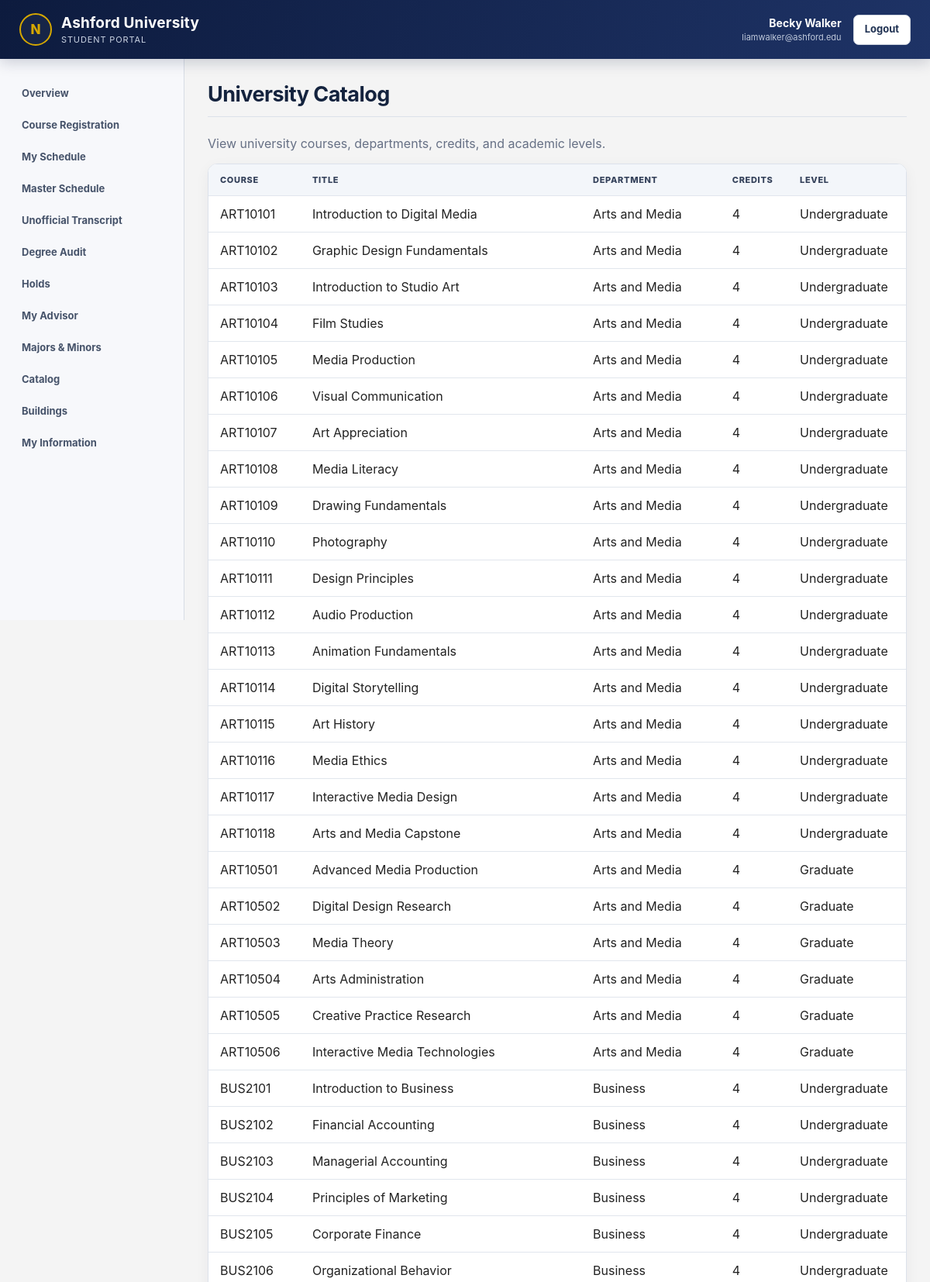
The app's page /student/catalog.php (signed in, upper part) with its own data.
### tables this page shows
CREATE TABLE `course` (
  `course_ID` int(11) NOT NULL,
  `dept_ID` int(11) NOT NULL,
  `course_Name` varchar(255) NOT NULL,
  `course_Credits` int(11) NOT NULL,
  `course_DSC` varchar(500) NOT NULL,
  `course_Type` enum('Undergraduate','Graduate') NOT NULL
);

CREATE TABLE `department` (
  `dept_ID` int(11) NOT NULL,
  `dept_Name` varchar(100) NOT NULL,
  `office_ID` int(11) NOT NULL,
  `Email` varchar(255) NOT NULL,
  `Phone_No` varchar(20) NOT NULL,
  `chair_ID` int(11) NOT NULL,
  `dept_Manager` varchar(100) NOT NULL
);

### includes/functions.php (called while the page is built, shortened)
<?php
function all_rows(
    PDO $pdo,
    string $sql,
    array $params = []
): array {
    $stmt = $pdo->prepare($sql);
    $stmt->execute();
    return $stmt->fetchAll();
}
?>

### includes/auth.php (called while the page is built, shortened)
<?php
function e($value): string
{
    return htmlspecialchars(
        (string) $value,
        ENT_QUOTES,
        'UTF-8'
    );
}
?>

### student/catalog.php (the view, shortened to what this page needs)
<?php
require_once '../config/database.php';
require_once '../includes/layout.php';
require_once '../includes/functions.php';
$sql = "SELECT
            Course.course_ID,
            CASE Department.dept_Name
                WHEN 'Computer Science' THEN CONCAT('CS', Course.course_ID)
                WHEN 'Business' THEN CONCAT('BUS', Course.course_ID)
                WHEN 'Mathematics' THEN CONCAT('MA', Course.course_ID)
                WHEN 'Natural Sciences' THEN CONCAT('NS', Course.course_ID)
                WHEN 'Engineering' THEN CONCAT('ENG', Course.course_ID)
                WHEN 'English' THEN CONCAT('ENGL', Course.course_ID)
                WHEN 'Social Sciences' THEN CONCAT('SS', Course.course_ID)
                WHEN 'Education' THEN CONCAT('ED', Course.course_ID)
                WHEN 'Health Sciences' THEN CONCAT('HS', Course.course_ID)
                WHEN 'Arts and Media' THEN CONCAT('ART', Course.course_ID)
                ELSE CONCAT(Department.dept_Name, Course.course_ID)
            END AS course_Key,
            Course.course_Name,
            Course.course_Credits,
            Course.course_Type,
            Department.dept_Name
        FROM Course
        JOIN Department
            ON Department.dept_ID = Course.dept_ID
        ORDER BY
            Department.dept_Name,
            Course.course_ID";
$courses = all_rows(
    $pdo,
    $sql
);
?>
<p class="muted">
    View university courses, departments, credits, and academic levels.
</p>
<div class="table-wrap">
    <table>
        <tr>
            <th>Course</th>
            <th>Title</th>
            <th>Department</th>
            <th>Credits</th>
            <th>Level</th>
        </tr>
        <?php foreach ($courses as $course): ?>
            <tr>
                <td>
                    <?= e($course['course_Key']) ?>
                </td>
                <td>
                    <?= e($course['course_Name']) ?>
                </td>
                <td>
                    <?= e($course['dept_Name']) ?>
                </td>
                <td>
                    <?= e($course['course_Credits']) ?>
                </td>
                <td>
                    <?= e($course['course_Type']) ?>
                </td>
            </tr>
        <?php endforeach; ?>
    </table>
</div>

### assets/css/style.css (style rules this page uses)
:root { --ashford-navy: #0d1b3e; --ashford-blue: #1e3366; --ashford-gold: #d6a800; --ashford-light: #f4f7fb; --ashford-text: #172238; --ashford-muted: #667085; --ashford-border: #dce2eb; }
* { box-sizing: border-box; }
body { margin: 0; font-family: Inter, Arial, Helvetica, sans-serif; background-color: #f4f4f4; color: #222; }
.muted { color: var(--ashford-muted); }
.table-wrap { overflow-x: auto; border: 1px solid #dce2eb; border-radius: 12px; background-color: white; box-shadow: 0 5px 18px rgba(25, 39, 66, 0.05); }
table { width: 100%; border-collapse: collapse; background-color: white; }
th, td { padding: 13px 15px; border-bottom: 1px solid #e1e6ed; text-align: left; vertical-align: middle; }
th { color: #34415a; background: #f3f6fa; font-size: 11px; font-weight: 800; letter-spacing: 0.06em; text-transform: uppercase; }

### records on screen
course: course_Key "ART10101", course_Name "Introduction to Digital Media", dept_ID.dept_Name "Arts and Media", course_Credits "4", course_Type "Undergraduate"
course: course_Key "ART10102", course_Name "Graphic Design Fundamentals", dept_ID.dept_Name "Arts and Media", course_Credits "4", course_Type "Undergraduate"
course: course_Key "ART10103", course_Name "Introduction to Studio Art", dept_ID.dept_Name "Arts and Media", course_Credits "4", course_Type "Undergraduate"
course: course_Key "ART10104", course_Name "Film Studies", dept_ID.dept_Name "Arts and Media", course_Credits "4", course_Type "Undergraduate"
course: course_Key "ART10105", course_Name "Media Production", dept_ID.dept_Name "Arts and Media", course_Credits "4", course_Type "Undergraduate"
course: course_Key "ART10106", course_Name "Visual Communication", dept_ID.dept_Name "Arts and Media", course_Credits "4", course_Type "Undergraduate"
course: course_Key "ART10107", course_Name "Art Appreciation", dept_ID.dept_Name "Arts and Media", course_Credits "4", course_Type "Undergraduate"
course: course_Key "ART10108", course_Name "Media Literacy", dept_ID.dept_Name "Arts and Media", course_Credits "4", course_Type "Undergraduate"
course: course_Key "ART10109", course_Name "Drawing Fundamentals", dept_ID.dept_Name "Arts and Media", course_Credits "4", course_Type "Undergraduate"
course: course_Key "ART10110", course_Name "Photography", dept_ID.dept_Name "Arts and Media", course_Credits "4", course_Type "Undergraduate"
course: course_Key "ART10111", course_Name "Design Principles", dept_ID.dept_Name "Arts and Media", course_Credits "4", course_Type "Undergraduate"
course: course_Key "ART10112", course_Name "Audio Production", dept_ID.dept_Name "Arts and Media", course_Credits "4", course_Type "Undergraduate"
course: course_Key "ART10113", course_Name "Animation Fundamentals", dept_ID.dept_Name "Arts and Media", course_Credits "4", course_Type "Undergraduate"
course: course_Key "ART10114", course_Name "Digital Storytelling", dept_ID.dept_Name "Arts and Media", course_Credits "4", course_Type "Undergraduate"
course: course_Key "ART10115", course_Name "Art History", dept_ID.dept_Name "Arts and Media", course_Credits "4", course_Type "Undergraduate"
course: course_Key "ART10116", course_Name "Media Ethics", dept_ID.dept_Name "Arts and Media", course_Credits "4", course_Type "Undergraduate"
course: course_Key "ART10117", course_Name "Interactive Media Design", dept_ID.dept_Name "Arts and Media", course_Credits "4", course_Type "Undergraduate"
course: course_Key "ART10118", course_Name "Arts and Media Capstone", dept_ID.dept_Name "Arts and Media", course_Credits "4", course_Type "Undergraduate"
course: course_Key "ART10501", course_Name "Advanced Media Production", dept_ID.dept_Name "Arts and Media", course_Credits "4", course_Type "Graduate"
course: course_Key "ART10502", course_Name "Digital Design Research", dept_ID.dept_Name "Arts and Media", course_Credits "4", course_Type "Graduate"
course: course_Key "ART10503", course_Name "Media Theory", dept_ID.dept_Name "Arts and Media", course_Credits "4", course_Type "Graduate"
course: course_Key "ART10504", course_Name "Arts Administration", dept_ID.dept_Name "Arts and Media", course_Credits "4", course_Type "Graduate"
course: course_Key "ART10505", course_Name "Creative Practice Research", dept_ID.dept_Name "Arts and Media", course_Credits "4", course_Type "Graduate"
course: course_Key "ART10506", course_Name "Interactive Media Technologies", dept_ID.dept_Name "Arts and Media", course_Credits "4", course_Type "Graduate"
course: course_Key "BUS2101", course_Name "Introduction to Business", dept_ID.dept_Name "Business", course_Credits "4", course_Type "Undergraduate"
course: course_Key "BUS2102", course_Name "Financial Accounting", dept_ID.dept_Name "Business", course_Credits "4", course_Type "Undergraduate"
course: course_Key "BUS2103", course_Name "Managerial Accounting", dept_ID.dept_Name "Business", course_Credits "4", course_Type "Undergraduate"
course: course_Key "BUS2104", course_Name "Principles of Marketing", dept_ID.dept_Name "Business", course_Credits "4", course_Type "Undergraduate"
course: course_Key "BUS2105", course_Name "Corporate Finance", dept_ID.dept_Name "Business", course_Credits "4", course_Type "Undergraduate"
course: course_Key "BUS2106", course_Name "Organizational Behavior", dept_ID.dept_Name "Business", course_Credits "4", course_Type "Undergraduate"

### other values on screen
$portalName "STUDENT PORTAL"
$name "Becky Walker"
$email "liamwalker@ashford.edu"
$label "Overview"
$label "Course Registration"
$label "My Schedule"
$label "Master Schedule"
$label "Unofficial Transcript"
$label "Degree Audit"
$label "Holds"
$label "My Advisor"
$label "Majors & Minors"
$label "Catalog"
$label "Buildings"
$label "My Information"
